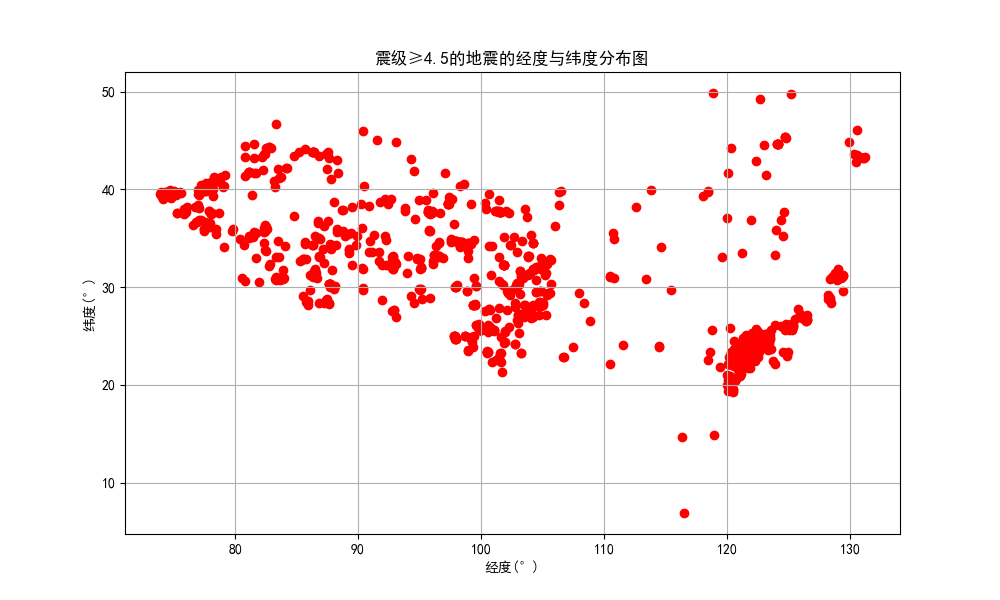

Python code for this plot:
import matplotlib.pyplot as plt
import pandas as pd
import matplotlib

# 设置 Matplotlib 字体以支持中文
matplotlib.rcParams['font.family'] = 'SimHei'
matplotlib.rcParams['font.sans-serif'] = ['SimHei']
matplotlib.rcParams['axes.unicode_minus'] = False

# 加载数据
data = pd.read_excel('data.xls')

# 筛选出震级在5级以上的地震
filtered_data = data[data['震级'] >= 4.5]

# 绘制经度和纬度的散点图
plt.figure(figsize=(10, 6))
plt.scatter(filtered_data['经度(°)'], filtered_data['纬度(°)'], c='red')
plt.title('震级≥4.5的地震的经度与纬度分布图')
plt.xlabel('经度(°)')
plt.ylabel('纬度(°)')
plt.grid(True)
plt.show()
